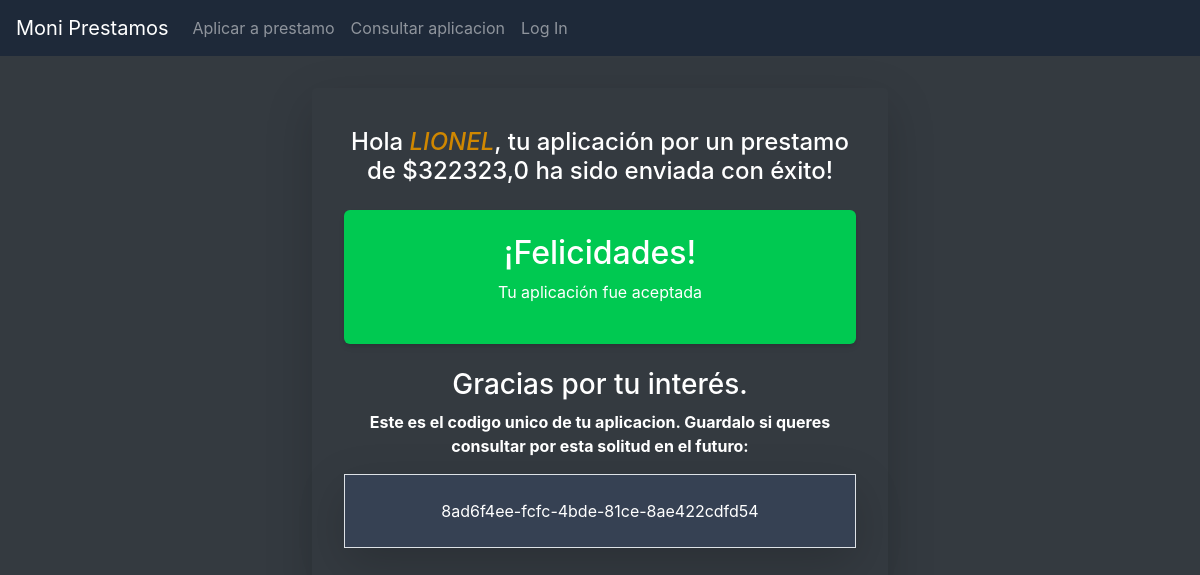
The app's page /application_sent/8ad6f4eefcfc4bde81ce8ae422cdfd54 with its own data.
### loans/models.py (models this page shows, shortened)
class LoanApplication(models.Model):
    id = models.UUIDField(primary_key=True, default=uuid.uuid4, editable=False)
    """
       Elegi usar UUIDs en lugar de id secuencial porque ayuda a mejorar la seguridad,
        ya que hace más difícil adivinar o predecir los IDs de los registros. Esto es especialmente
        útil para evitar ataques donde un atacante podría intentar adivinar o enumerar los registros
        a través de URLs o patrones en la base de datos.
    """
    dni = models.CharField(max_length=8, validators=[dni_validator])
    cuil = models.CharField(max_length=11, validators=[cuil_validator])
    first_name = models.CharField(max_length=255, validators=[name_validator])
    last_name = models.CharField(max_length=255, validators=[name_validator])
    email = models.EmailField(error_messages={
                'invalid': 'Por favor, ingrese un correo electrónico válido.'
            })
    gender = models.CharField(max_length=9, choices=GENDER_CHOICES)
    amount = models.DecimalField(max_digits=8, decimal_places=1,
            error_messages={
                'invalid': 'El monto debe ser un número con un máximo de 7 dígitos y 1 decimal.'
            })
    is_approved = models.BooleanField(default=False)
    created_date = models.DateTimeField(auto_now_add=True) #se define automaticamente cuando se crea la instancia

### loans/views.py (the view)
# urls.py: path("application_sent/<str:pk>", views.application_sent, name="application_sent"),
def application_sent(request, pk):
    application = LoanApplication.objects.filter(pk=pk).first()
    context = {
        "application":application
    }
    return render(request, "loans/application_sent.html", context)

### loans/templates/loans/application_sent.html (shortened to what this page needs)
{% extends "loans/layout.html" %}
{% load static  %}
{% block body %}
{% if application.first_name %}
    <div class="flex flex-col items-center justify-center py-10 p-8 rounded-lg shadow-lg max-w-xl mx-auto text-center">
        <h4 class="text-xl font-semibold mb-4">Hola <span class="italic text-yellow-600">{{ application.first_name }}</span>, tu aplicación por un prestamo de ${{application.amount}} ha sido enviada con éxito!</h4>
        {% if application.is_approved %}
            <div class="p-6 bg-green-500 text-white rounded-md shadow-md w-full">
                <h2 class="text-2xl font-bold">¡Felicidades!</h2>
                <p>Tu aplicación fue aceptada</p>
            </div>
        {% else %}
            <div class="p-6 bg-red-500 text-white rounded-md shadow-md">
                <h2 class="text-2xl font-bold">Lamentablemente, fue rechazada</h2>
                <p>Gracias por tu tiempo y esfuerzo. No dudes en postularte nuevamente en el futuro.</p>
            </div>
        {% endif %}
        <h3 class="text-lg mt-4">Gracias por tu interés.</h3>
        <div>
            <p class="font-bold">Este es el codigo unico de tu aplicacion. Guardalo si queres consultar por esta solitud en el futuro:</p>
            <p class="p-4 border shadow-lg bg-gray-700">{{application.id}}</p>
        </div>
    </div>
{% else %}
    <h1>404</h1>
{% endif %}
{% endblock %}

### records on screen
LoanApplication: first_name "LIONEL", amount "322323,0", id "8ad6f4ee-fcfc-4bde-81ce-8ae422cdfd54"
